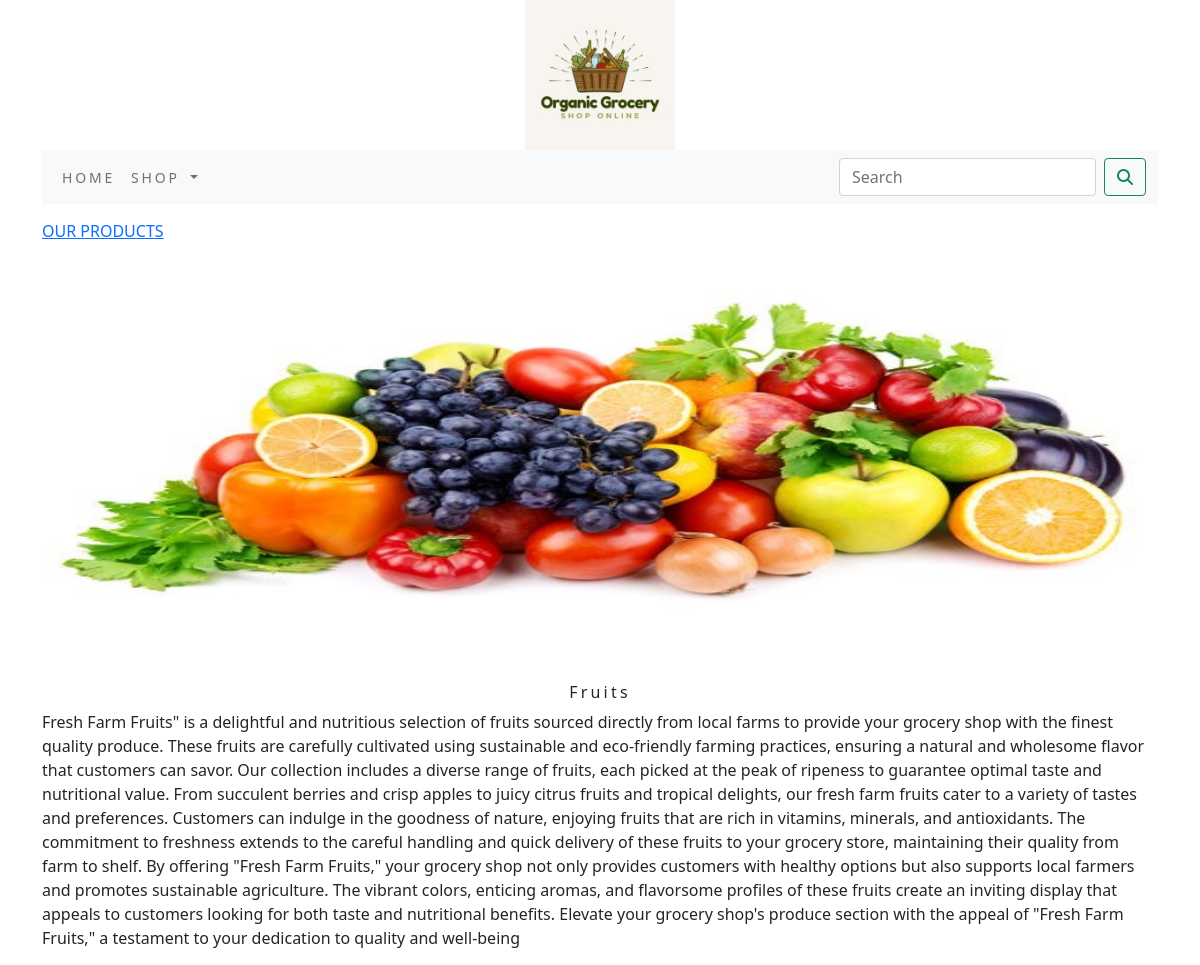
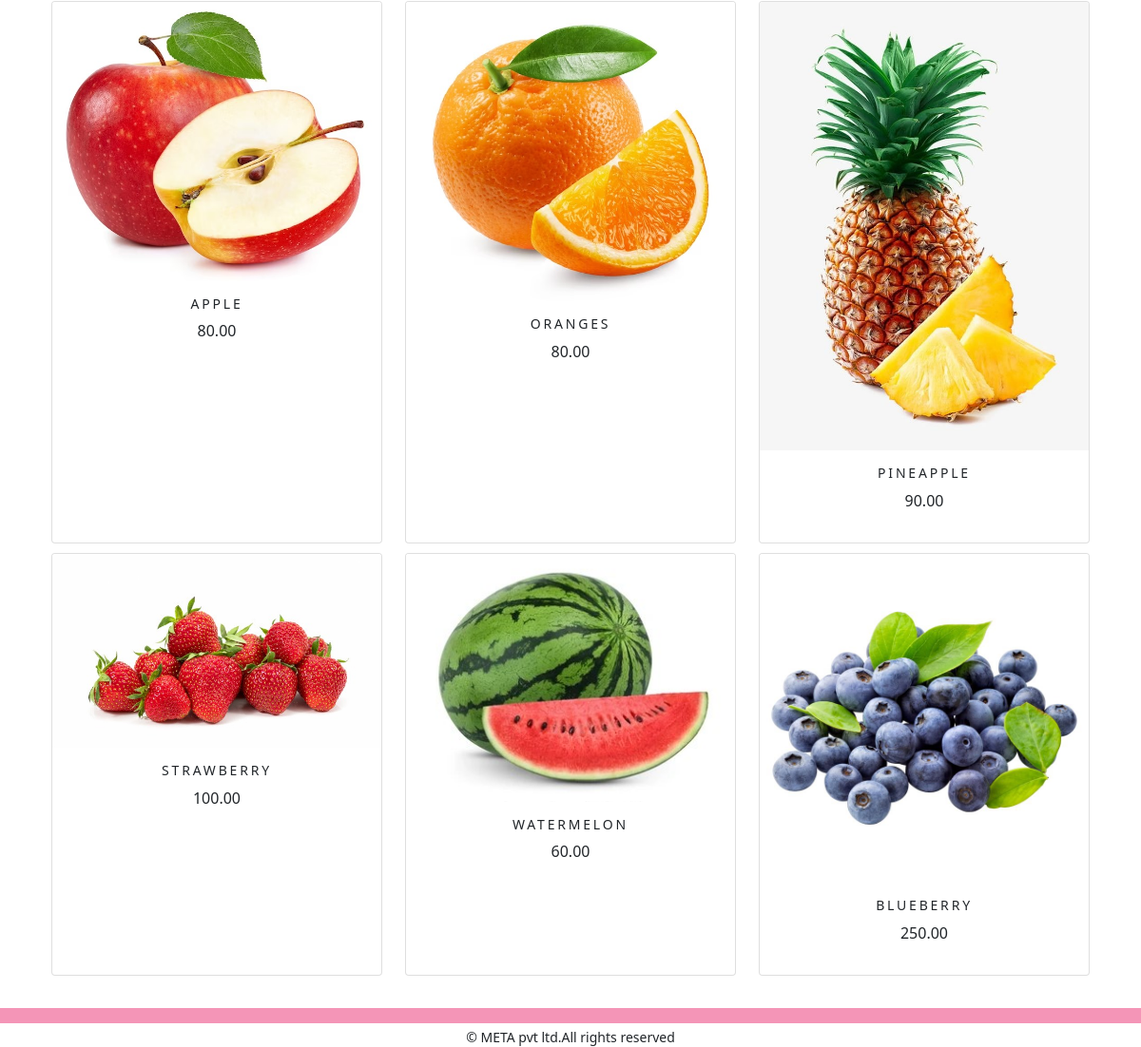
The app's page /shop/fruits/ with its own data (2 pictures, top to bottom).
### shop/models.py (models this page shows, shortened)
class Category(models.Model):
    name = models.CharField(max_length=250, unique=True)
    slug = models.SlugField(max_length=250, unique=True)
    description = models.TextField(blank=True)
    image = models.ImageField(upload_to='category', blank=True)
    class Meta:
        ordering = ("name",)
        verbose_name = 'category'
        verbose_name_plural = 'categories'
    def get_url(self):
        return reverse('shop:products_by_category',args=[self.slug])

class Product(models.Model):
    name = models.CharField(max_length=250, unique=True)
    slug = models.SlugField(max_length=258, unique=True)
    description = models.TextField(blank=True)
    price = models.DecimalField(max_digits=10, decimal_places=2)
    category = models.ForeignKey(Category, on_delete=models.CASCADE)
    image = models.ImageField(upload_to='product', blank=True)
    stock = models.IntegerField()
    available = models.BooleanField(default=True)
    created = models.DateTimeField(auto_now_add=True)
    updated = models.DateTimeField(auto_now=True)
    def get_url(self):
        return reverse('shop:prodCatdetail',args=[self.category.slug,self.slug])
    class Meta:
        ordering = ("name",)
        verbose_name = 'product'
        verbose_name_plural = 'products'

### shop/views.py (the view)
# urls.py: path('',views.allProdCat,name='allProdCat'),
def allProdCat(request, c_slug=None):
    c_page = None
    products_list= None
    if c_slug is not None:
        c_page = get_object_or_404(Category, slug=c_slug)
        products_list= Product.objects.filter(category=c_page, available=True)
    else:
        products_list= Product.objects.filter(available=True)
    paginator=Paginator(products_list,6)
    try:
        page=int(request.GET.get('page','1'))
    except:
        page=1
    try:
        products=paginator.page(page)
    except ( EmptyPage,InvalidPage):
        products=paginator.page(paginator,)
    return render(request, 'category.html', {'category': c_page, 'products': products})

### cart/context_processors.py (called while the page is built)
def counter(request):
    item_count = 0
    if 'admin' in request.path:
        return {}
    else:
        try:
            cart = Cart.objects.get(cart_id=_cart_id(request))
            cart_items = CartItem.objects.filter(cart=cart)
            for cart_item in cart_items:
                item_count += cart_item.quantity
        except Cart.DoesNotExist:
            item_count = 0
    return {'item_count': item_count}

### cart/views.py (called while the page is built)
def _cart_id(request):
    cart = request.session.session_key
    if not cart:
        cart = request.session.create()
    return cart

### shop/context_processors.py (called while the page is built)
def menu_links(request):
    links=Category.objects.all()
    return dict(links=links)

### templates/category.html (shortened to what this page needs)
{% extends 'base.html' %}
{% load static %}
{% block content %}
{% if category %}
    <div>
        <div class="row my_row_class">
            <div class="mx-auto">
                <p><a href="{% url 'shop:allProdCat' %}">OUR PRODUCTS</a></p>
            </div>
        </div>
    </div>
{% endif %}
<div class="mx_auto">
    {% if category %}
        <div>
            <img class="my_image" src="{{category.image.url}}" alt="{{category.name}}" style="width: 100%; height: 400px;">
        </div>
        <br>
        <div>
            <h1 class="text-center my_title">{{category.name}}</h1>
            <p class="text-justify">{{category.description}}</p>
        </div>
    {% endif %}
</div>
<div class="container">
    <div class="row mx_auto">
        {% for product in products.object_list %}
            <div class="my_bottom_margin col-12 col-sm-6 col-md-4">
                <div class="card text-center" style="min-width: 14rem; height: 100%;">
                    <a href="{{product.get_url}}">
                        <img class="card-img-top my_image" src="{{product.image.url}}" alt="{{product.name}}">
                    </a>
                    <div class="card-body">
                        <h4>{{product.name}}</h4>
                        <p>{{product.price}}</p>
                    </div>
                </div>
            </div>
        {% endfor %}
    </div>
    <br>
</div>
{% endblock %}

### static/css/custom.css (style rules this page uses)
body { font-family: 'Libre Baskerville', serif; font-family: 'Roboto', sans-serif; }
.my_row_class { padding-top:15px; }
.my_image { width:100%; height:auto; }
.my_title { font-size:16px; text_transform:uppercase; letter-spacing:.2em; }
.my_bottom_margin { margin-bottom:10px; }
.card-body h4 { font-size:14px; text-transform:uppercase; letter-spacing:.2em; }

### records on screen
Category: image (picture), name "Fruits", description "Fresh Farm Fruits\" is a delightful and nutritious selection of fruits sourced directly from local farms to provide your grocery shop with the finest quality produce. These fruits are carefully cultivated using sustainable and eco-friendly farming practices, ensuring a natural and wholesome flavor that customers can savor. Our collection includes a diverse range of fruits, each picked at the peak of ripeness to guarantee optimal taste and nutritional value. From succulent berries and crisp apples to juicy citrus fruits and tropical delights, our fresh farm fruits cater to a variety of tastes and preferences. Customers can indulge in the goodness of nature, enjoying fruits that are rich in…"
Product: image (picture), name "APPLE", price "80.00"
Product: image (picture), name "ORANGES", price "80.00"
Product: image (picture), name "PINEAPPLE", price "90.00"
Product: image (picture), name "STRAWBERRY", price "100.00"
Product: image (picture), name "WATERMELON", price "60.00"
Product: image (picture), name "BLUEBERRY", price "250.00"
